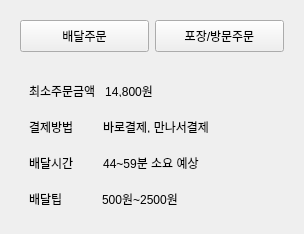
            <widget class="QWidget" name="widget_18" native="true">
             <layout class="QVBoxLayout" name="verticalLayout_20">
              <item>
               <widget class="QWidget" name="widget_3" native="true">
                <property name="minimumSize">
                 <size>
                  <width>282</width>
                  <height>50</height>
                 </size>
                </property>
                <property name="maximumSize">
                 <size>
                  <width>50</width>
                  <height>50</height>
                 </size>
                </property>
                <layout class="QHBoxLayout" name="horizontalLayout_5">
                 <item>
                  <widget class="QWidget" name="widget_16" native="true">
                   <layout class="QVBoxLayout" name="verticalLayout_13">
                    <property name="leftMargin">
                     <number>0</number>
                    </property>
                    <property name="topMargin">
                     <number>0</number>
                    </property>
                    <item>
                     <widget class="QPushButton" name="btn_deli_2">
                      <property name="minimumSize">
                       <size>
                        <width>129</width>
                        <height>32</height>
                       </size>
                      </property>
                      <property name="text">
                       <string>배달주문</string>
                      </property>
                     </widget>
                    </item>
                   </layout>
                  </widget>
                 </item>
                 <item>
                  <widget class="QWidget" name="widget_17" native="true">
                   <layout class="QVBoxLayout" name="verticalLayout_14">
                    <property name="leftMargin">
                     <number>0</number>
                    </property>
                    <property name="topMargin">
                     <number>0</number>
                    </property>
                    <item>
                     <widget class="QPushButton" name="btn_pojang_2">
                      <property name="minimumSize">
                       <size>
                        <width>129</width>
                        <height>32</height>
                       </size>
                      </property>
                      <property name="text">
                       <string>포장/방문주문</string>
                      </property>
                     </widget>
                    </item>
                   </layout>
                  </widget>
                 </item>
                </layout>
               </widget>
              </item>
              <item>
               <widget class="QWidget" name="widget_19" native="true">
                <property name="minimumSize">
                 <size>
                  <width>282</width>
                  <height>156</height>
                 </size>
                </property>
                <property name="maximumSize">
                 <size>
                  <width>282</width>
                  <height>156</height>
                 </size>
                </property>
                <layout class="QVBoxLayout" name="verticalLayout_15">
                 <item>
                  <widget class="QWidget" name="widget_20" native="true">
                   <layout class="QVBoxLayout" name="verticalLayout_16">
                    <item>
                     <widget class="QLabel" name="label">
                      <property name="text">
                       <string>최소주문금액   14,800원</string>
                      </property>
                     </widget>
                    </item>
                   </layout>
                  </widget>
                 </item>
                 <item>
                  <widget class="QWidget" name="widget_21" native="true">
                   <layout class="QVBoxLayout" name="verticalLayout_17">
                    <item>
                     <widget class="QLabel" name="label_12">
                      <property name="text">
                       <string>결제방법         바로결제, 만나서결제</string>
                      </property>
                     </widget>
                    </item>
                   </layout>
                  </widget>
                 </item>
                 <item>
                  <widget class="QWidget" name="widget_22" native="true">
                   <layout class="QVBoxLayout" name="verticalLayout_18">
                    <item>
                     <widget class="QLabel" name="label_13">
                      <property name="text">
                       <string>배달시간         44~59분 소요 예상</string>
                      </property>
                     </widget>
                    </item>
                   </layout>
                  </widget>
                 </item>
                 <item>
                  <widget class="QWidget" name="widget_23" native="true">
                   <layout class="QVBoxLayout" name="verticalLayout_19">
                    <item>
                     <widget class="QLabel" name="label_14">
                      <property name="text">
                       <string>배달팁            500원~2500원</string>
                      </property>
                     </widget>
                    </item>
                   </layout>
                  </widget>
                 </item>
                </layout>
               </widget>
              </item>
             </layout>
            </widget>
